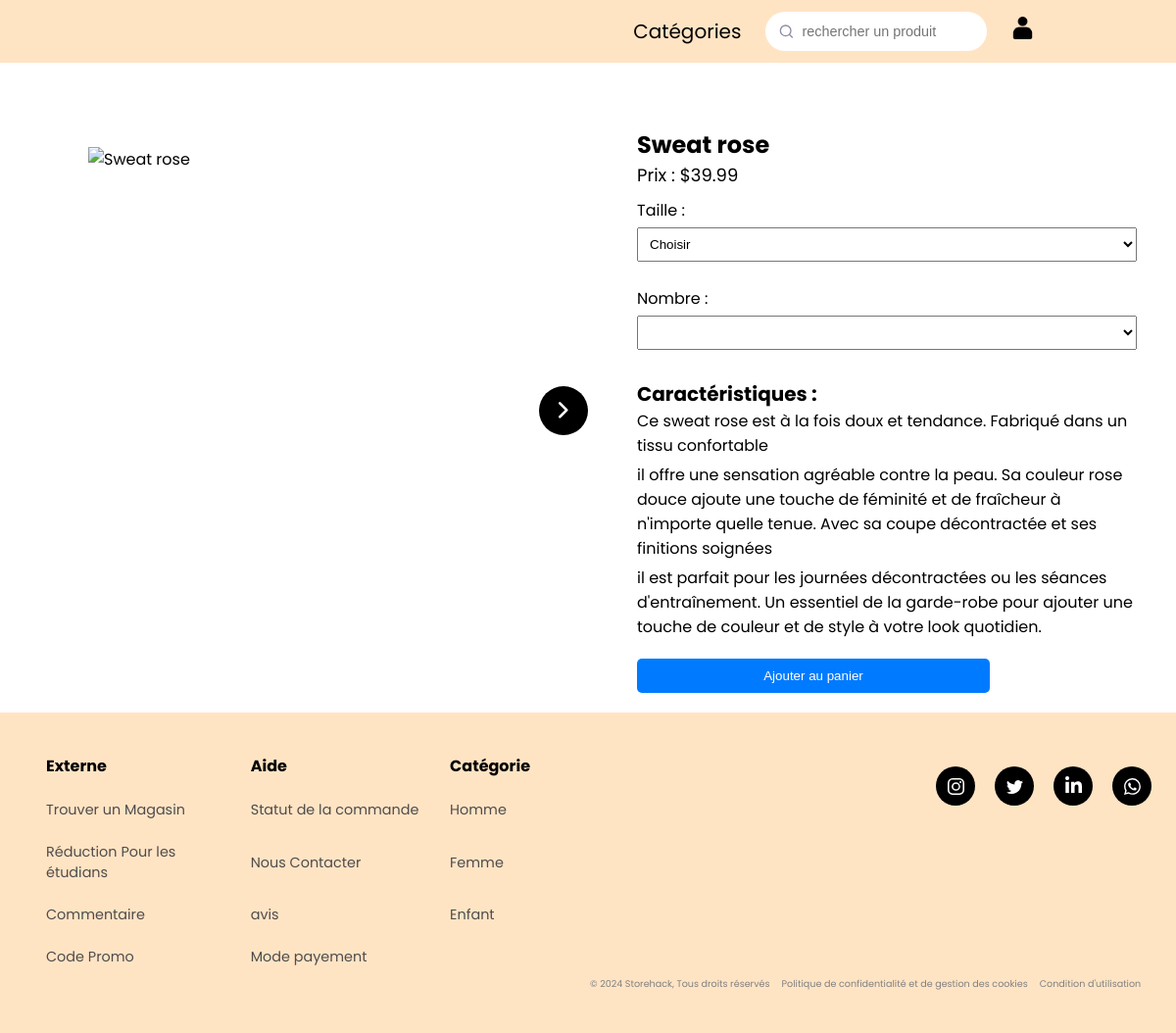
The page /description.php?id=5 on the database its author committed.
### tables this page shows
CREATE TABLE Produit (
    ID_produit INT AUTO_INCREMENT PRIMARY KEY,
    Nom VARCHAR(255),
    Description TEXT,
    Prix DECIMAL(10, 2),
    Promotion VARCHAR(3),
    Sexe VARCHAR(255),
    
    nb_image INT,
    Mail VARCHAR(50),
    FOREIGN KEY (Mail) REFERENCES Utilisateur(Mail)
);

### description.php (the view, shortened to what this page needs)
<!DOCTYPE html>
<html lang="en">
<head>
    <link rel="stylesheet" href="css/description.css">
    <link rel="stylesheet" href="css/nav-bar.css">
    <link rel="stylesheet" href="css/carroussel.css">
</head>
<body>
<?php
include "includes/header.php"
?>
<?php
include('php/login.php');
if(isset($_GET['id'])) {
    $id_produit = $_GET['id'];
    $query = "SELECT * FROM Produit WHERE ID_produit = :id_produit";
    $stmt = $pdo->prepare($query);
    $stmt->bindParam(':id_produit', $id_produit, PDO::PARAM_INT);
    $stmt->execute();
    $produit = $stmt->fetch(PDO::FETCH_ASSOC);
    if($produit) {
        $nom_produit = $produit['Nom'];
        $prix_produit = $produit['Prix'];
        $caracteristiques = explode(',', $produit['Description']);
        $imagePath = "image/image/" . $id_produit . "/0.jpg";
    } else {
        header('Location: erreur.php');
        exit();
    }
} else {
    header('Location: erreur.php');
    exit();
}
?>
<main class="product-main">
    <div class="product-image carroussel" >
        <img id="add_img" src="<?php echo $imagePath; ?>" alt="<?php echo $nom_produit; ?>">
        <button id="ap-carroussel" class="boutton-defilement material-symbols-rounded">chevron_right</button>
    </div>
    <div class="product-details">
        <h1><?php echo $nom_produit; ?></h1>
        <p>Prix : $<?php echo $prix_produit; ?></p>
        <form action="#" method="post" id="monFormulaire">
        <label for="size">Taille :</label>
        <select id="monSelect" name="taille" >
            <option value="0" selected>Choisir</option>
        </select>
        </form>
        <form action="#" method="post">
        <label for="size">Nombre :</label>
        <select id="quantite" name="quantite">
        </select>
        <h2>Caractéristiques :</h2>
        <ul>
            <?php foreach($caracteristiques as $caracteristique) : ?>
                <li><?php echo $caracteristique; ?></li>
            <?php endforeach; ?>
        </ul>
            <button type="submit" name="ajouterproduit" value="<?php echo $_GET['id']; ?>">Ajouter au panier</button>
        </form>
    </div>
</main>
<?php
include "includes/footer.php"
?>
</body>
</html>

### css/description.css (style rules this page uses)
.product-main { display: flex; }
.product-image { flex: 1; }
.product-image img { max-width: 35vw; max-height: 73vh; position: relative; margin: 20px; }
.product-details { flex: 1; padding: 0 20px; }
.product-details h1 { font-size: 24px; margin-top: 0; }
.product-details p { font-size: 18px; }
.product-details label { display: block; margin-top: 10px; }
.product-details select { width: 100%; padding: 8px; margin-top: 5px; margin-bottom: 15px; }
.product-details h2 { font-size: 20px; margin-top: 15px; }
.product-details ul { list-style-type: none; padding: 0; }
.product-details li { margin-bottom: 5px; }
.product-details button { display: block; width: 30vw; padding: 10px; background-color: #007bff; color: #fff; border: none; border-radius: 5px; cursor: pointer; margin-top: 20px; }
main { max-width: 100%; margin-top: 50px; padding: 20px; }

### css/nav-bar.css (style rules this page uses)
* { margin: 0; padding: 0; text-decoration: none; list-style: none; }
html { scrollbar-width: none; overflow-x: hidden; }
body { font-family: 'Poppins', sans-serif; }

### css/carroussel.css (style rules this page uses)
.carroussel { position: relative; margin-left: 50px; margin-right: 50px; }
.carroussel .boutton-defilement { position: absolute; height: 50px; width: 50px; top: 50%; color: #fff; border: none; outline: none; background: #000; font-size: 2.2rem; cursor: pointer; border-radius: 50%; transform: translateY(-50%); }
.carroussel .boutton-defilement#ap-carroussel { right: -20px; }

### rows shown on the page
produit: Nom "Sweat rose", Prix "39.99", Description "Ce sweat rose est à la fois doux et tendance. Fabriqué dans un tissu confortable", Description "il offre une sensation agréable contre la peau. Sa couleur rose douce ajoute une touche de féminité et de fraîcheur à n'importe quelle tenue. Avec sa coupe décontractée et ses finitions soignées", Description "il est parfait pour les journées décontractées ou les séances d'entraînement. Un essentiel de la garde-robe pour ajouter une touche de couleur et de style à votre look quotidien."
